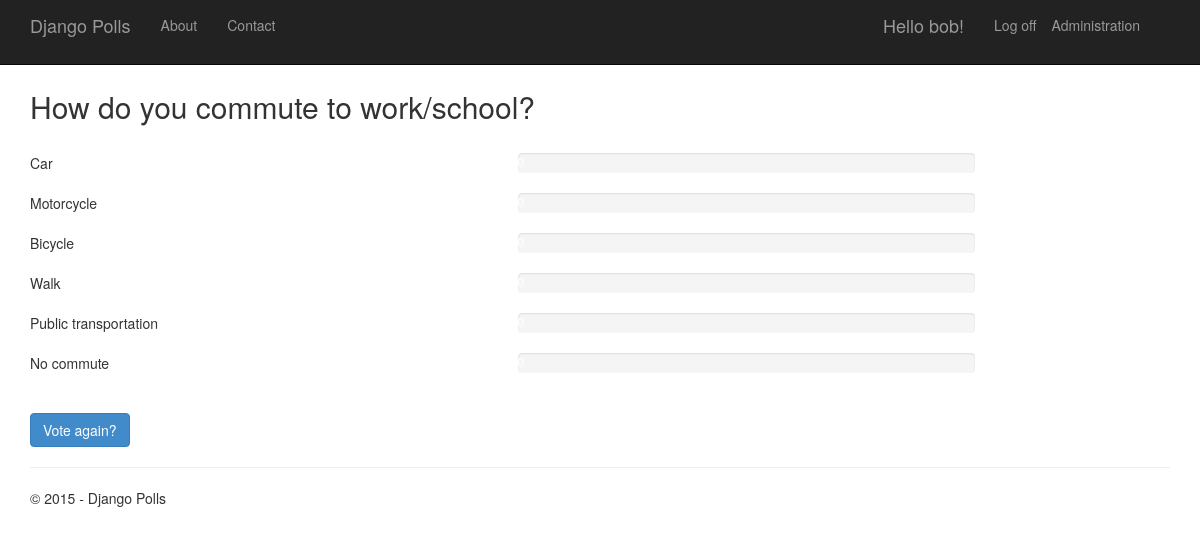
Screenshot of /2/results/ (signed in) with the database file from the repository.
### app/models.py (models this page shows, shortened)
class Poll(models.Model):
    text = models.CharField(max_length=200)
    pub_date = models.DateTimeField('date published')
    def total_votes(self):
        return self.choice_set.aggregate(Sum('votes'))['votes__sum']

class Choice(models.Model):
    poll = models.ForeignKey(Poll)
    text = models.CharField(max_length=200)
    votes = models.IntegerField(default=0)
    def votes_percentage(self):
        total = self.poll.total_votes()
        return self.votes / float(total) * 100 if total > 0 else 0

### app/views.py (the view)
class PollResultsView(DetailView):
    model = Poll
    def get_context_data(self, **kwargs):
        context = super(PollResultsView, self).get_context_data(**kwargs)
        context['title'] = 'Results'
        context['year'] = datetime.now().year
        return context

### app/templates/app/results.html (shortened to what this page needs)
{% extends "app/layout.html" %}
{% block content %}
<h2>{{ poll.text }}</h2>
<br />
{% for choice in poll.choice_set.all %}
<div class="row">
    <div class="col-sm-5">{{choice.text}}</div>
    <div class="col-sm-5">
        <div class="progress">
        </div>
    </div>
</div>
{% endfor %}
<br />
<a class="btn btn-primary" href="{% url 'app:detail' poll.id %}">Vote again?</a>
{% endblock %}

### app/templates/app/loginpartial.html (shortened to what this page needs)
<ul class="nav navbar-nav navbar-right">
    <li><a href="/admin">Administration</a></li>
</ul>
{% if user.is_authenticated %}
<form id="logoutForm" action="/logout" method="post" class="navbar-right">
    <ul class="nav navbar-nav navbar-right">
        <li><span class="navbar-brand">Hello {{ user.username }}!</span></li>
        <li><a href="javascript:document.getElementById('logoutForm').submit()">Log off</a></li>
    </ul>
</form>
{% else %}
<ul class="nav navbar-nav navbar-right">
    <li><a href="{% url 'login' %}">Log in</a></li>
</ul>
{% endif %}

### rows the page displays
Poll: text "How do you commute to work/school?"
Choice: text "Car"
Choice: text "Motorcycle"
Choice: text "Bicycle"
Choice: text "Walk"
Choice: text "Public transportation"
Choice: text "No commute"

### other values shown
{{ user.username }} "bob"
{{ year }} "2015"
